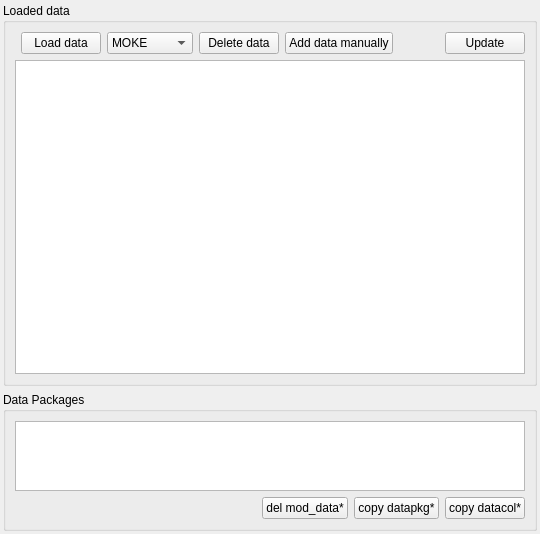
      <widget class="QWidget" name="tab_dm">
       <attribute name="title">
        <string>Datamanager</string>
       </attribute>
       <layout class="QGridLayout" name="gridLayout_22">
        <property name="leftMargin">
         <number>3</number>
        </property>
        <property name="topMargin">
         <number>3</number>
        </property>
        <property name="rightMargin">
         <number>3</number>
        </property>
        <property name="bottomMargin">
         <number>3</number>
        </property>
        <item row="0" column="0">
         <widget class="QGroupBox" name="dm_metadata_panel">
          <property name="sizePolicy">
           <sizepolicy hsizetype="Preferred" vsizetype="Preferred">
            <horstretch>4</horstretch>
            <verstretch>6</verstretch>
           </sizepolicy>
          </property>
          <property name="title">
           <string>Loaded data</string>
          </property>
          <layout class="QGridLayout" name="gridLayout_19">
           <item row="0" column="5">
            <spacer name="horizontalSpacer_5">
             <property name="orientation">
              <enum>Qt::Horizontal</enum>
             </property>
             <property name="sizeHint" stdset="0">
              <size>
               <width>40</width>
               <height>20</height>
              </size>
             </property>
            </spacer>
           </item>
           <item row="0" column="3">
            <widget class="QPushButton" name="dm_del_dataset">
             <property name="toolTip">
              <string>Delete the choosen dataset </string>
             </property>
             <property name="text">
              <string>Delete data</string>
             </property>
            </widget>
           </item>
           <item row="0" column="6">
            <widget class="QPushButton" name="dm_btn_update_all">
             <property name="sizePolicy">
              <sizepolicy hsizetype="Fixed" vsizetype="Fixed">
               <horstretch>0</horstretch>
               <verstretch>0</verstretch>
              </sizepolicy>
             </property>
             <property name="toolTip">
              <string>Updates all tables, the status bar and the figure canvas</string>
             </property>
             <property name="text">
              <string>Update</string>
             </property>
            </widget>
           </item>
           <item row="1" column="0" colspan="7">
            <widget class="DragDropTableWidget" name="dm_table_metadata">
             <property name="acceptDrops">
              <bool>true</bool>
             </property>
             <property name="styleSheet">
              <string notr="true">QHeaderView::section {
        background-color: rgb(45, 55, 65);
}</string>
             </property>
             <property name="selectionBehavior">
              <enum>QAbstractItemView::SelectRows</enum>
             </property>
             <property name="sortingEnabled">
              <bool>true</bool>
             </property>
            </widget>
           </item>
           <item row="0" column="2">
            <widget class="QComboBox" name="dm_load_dataformat">
             <property name="toolTip">
              <string>Dropdown menu to choose dataformat for file dropdown and load button to the left</string>
             </property>
             <property name="currentText">
              <string>MOKE</string>
             </property>
             <item>
              <property name="text">
               <string>MOKE</string>
              </property>
             </item>
             <item>
              <property name="text">
               <string>VSM</string>
              </property>
             </item>
             <item>
              <property name="text">
               <string>Kerr</string>
              </property>
             </item>
             <item>
              <property name="text">
               <string>AFM</string>
              </property>
             </item>
             <item>
              <property name="text">
               <string>SRIM</string>
              </property>
             </item>
             <item>
              <property name="text">
               <string>MUMAX3</string>
              </property>
             </item>
             <item>
              <property name="text">
               <string>Kerr_imgs</string>
              </property>
             </item>
            </widget>
           </item>
           <item row="0" column="1">
            <widget class="QPushButton" name="dm_btn_load_data">
             <property name="toolTip">
              <string>Load in new data with the dataformat given by the dropdown menu</string>
             </property>
             <property name="text">
              <string>Load data</string>
             </property>
            </widget>
           </item>
           <item row="0" column="4">
            <widget class="QPushButton" name="dm_add_data_manually">
             <property name="text">
              <string>Add data manually</string>
             </property>
            </widget>
           </item>
          </layout>
         </widget>
        </item>
        <item row="1" column="0">
         <widget class="QGroupBox" name="dm_data_packages">
          <property name="sizePolicy">
           <sizepolicy hsizetype="Preferred" vsizetype="Preferred">
            <horstretch>4</horstretch>
            <verstretch>2</verstretch>
           </sizepolicy>
          </property>
          <property name="title">
           <string>Data Packages</string>
          </property>
          <layout class="QGridLayout" name="gridLayout_20">
           <item row="1" column="1">
            <widget class="QPushButton" name="dm_del_mod_data">
             <property name="sizePolicy">
              <sizepolicy hsizetype="Fixed" vsizetype="Fixed">
               <horstretch>0</horstretch>
               <verstretch>0</verstretch>
              </sizepolicy>
             </property>
             <property name="toolTip">
              <string>Delete the choosen data package including log and results. Not possible for raw data</string>
             </property>
             <property name="text">
              <string>del mod_data*</string>
             </property>
            </widget>
           </item>
           <item row="0" column="0" colspan="4">
            <widget class="ExportTableWidget" name="dm_table_datapkg">
             <property name="sizePolicy">
              <sizepolicy hsizetype="Expanding" vsizetype="Expanding">
               <horstretch>5</horstretch>
               <verstretch>0</verstretch>
              </sizepolicy>
             </property>
             <property name="styleSheet">
              <string notr="true">QHeaderView::section {
        background-color: rgb(45, 55, 65);
}</string>
             </property>
             <property name="selectionBehavior">
              <enum>QAbstractItemView::SelectColumns</enum>
             </property>
            </widget>
           </item>
           <item row="1" column="2">
            <widget class="QPushButton" name="dm_copy_datapkg">
             <property name="sizePolicy">
              <sizepolicy hsizetype="Fixed" vsizetype="Fixed">
               <horstretch>0</horstretch>
               <verstretch>0</verstretch>
              </sizepolicy>
             </property>
             <property name="minimumSize">
              <size>
               <width>70</width>
               <height>0</height>
              </size>
             </property>
             <property name="toolTip">
              <string>Takes the selected datapackage and creates an identical copy</string>
             </property>
             <property name="text">
              <string>copy datapkg*</string>
             </property>
            </widget>
           </item>
           <item row="1" column="3">
            <widget class="QPushButton" name="dm_copy_datacol">
             <property name="sizePolicy">
              <sizepolicy hsizetype="Fixed" vsizetype="Fixed">
               <horstretch>0</horstretch>
               <verstretch>0</verstretch>
              </sizepolicy>
             </property>
             <property name="toolTip">
              <string>copies the selected column(s) within the selected data package</string>
             </property>
             <property name="text">
              <string>copy datacol*</string>
             </property>
            </widget>
           </item>
           <item row="1" column="0">
            <spacer name="horizontalSpacer_3">
             <property name="orientation">
              <enum>Qt::Horizontal</enum>
             </property>
             <property name="sizeHint" stdset="0">
              <size>
               <width>40</width>
               <height>20</height>
              </size>
             </property>
            </spacer>
           </item>
          </layout>
         </widget>
        </item>
       </layout>
      </widget>
